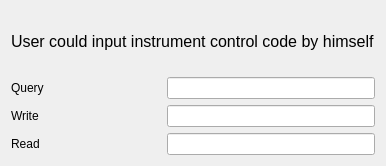
            <widget class="QWidget" name="tab_B2912A_self_defined">
             <attribute name="title">
              <string>Self defined</string>
             </attribute>
             <layout class="QFormLayout" name="formLayout_69">
              <item row="0" column="0" colspan="2">
               <widget class="QLabel" name="label_211">
                <property name="minimumSize">
                 <size>
                  <width>0</width>
                  <height>60</height>
                 </size>
                </property>
                <property name="font">
                 <font>
                  <family>Arial</family>
                  <pointsize>12</pointsize>
                  <weight>50</weight>
                  <italic>false</italic>
                  <bold>false</bold>
                 </font>
                </property>
                <property name="styleSheet">
                 <string notr="true">font: 12pt &quot;Arial&quot;;</string>
                </property>
                <property name="text">
                 <string>User could input instrument control code by himself</string>
                </property>
               </widget>
              </item>
              <item row="1" column="0">
               <widget class="QLabel" name="label_212">
                <property name="minimumSize">
                 <size>
                  <width>150</width>
                  <height>0</height>
                 </size>
                </property>
                <property name="maximumSize">
                 <size>
                  <width>200</width>
                  <height>16777215</height>
                 </size>
                </property>
                <property name="text">
                 <string>Query</string>
                </property>
               </widget>
              </item>
              <item row="1" column="1">
               <widget class="QLineEdit" name="lineEdit_B2912A_self_defined_query"/>
              </item>
              <item row="2" column="0">
               <widget class="QLabel" name="label_213">
                <property name="minimumSize">
                 <size>
                  <width>150</width>
                  <height>0</height>
                 </size>
                </property>
                <property name="maximumSize">
                 <size>
                  <width>200</width>
                  <height>16777215</height>
                 </size>
                </property>
                <property name="text">
                 <string>Write</string>
                </property>
               </widget>
              </item>
              <item row="2" column="1">
               <widget class="QLineEdit" name="lineEdit_B2912A_self_defined_write">
                <property name="text">
                 <string/>
                </property>
               </widget>
              </item>
              <item row="3" column="0">
               <widget class="QLabel" name="label_218">
                <property name="minimumSize">
                 <size>
                  <width>150</width>
                  <height>0</height>
                 </size>
                </property>
                <property name="maximumSize">
                 <size>
                  <width>200</width>
                  <height>16777215</height>
                 </size>
                </property>
                <property name="text">
                 <string>Read</string>
                </property>
               </widget>
              </item>
              <item row="3" column="1">
               <widget class="QLineEdit" name="lineEdit_B2912A_self_defined_read">
                <property name="text">
                 <string/>
                </property>
               </widget>
              </item>
             </layout>
            </widget>
